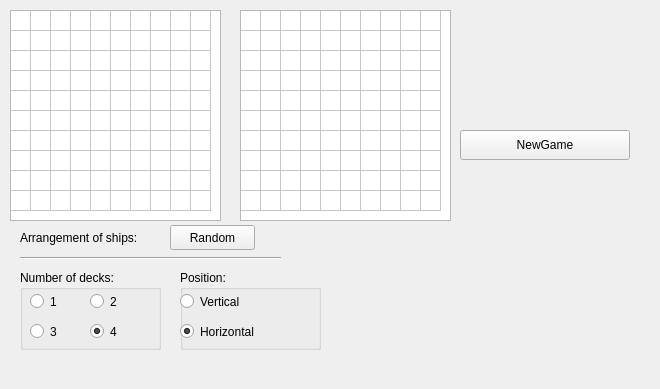
<?xml version="1.0" encoding="UTF-8"?>
<ui version="4.0">
 <class>MainWindow</class>
 <widget class="QWidget" name="MainWindow">
  <property name="geometry">
   <rect>
    <x>0</x>
    <y>0</y>
    <width>660</width>
    <height>389</height>
   </rect>
  </property>
  <property name="windowTitle">
   <string>Form</string>
  </property>
  <widget class="QLabel" name="label_2">
   <property name="enabled">
    <bool>true</bool>
   </property>
   <property name="geometry">
    <rect>
     <x>20</x>
     <y>230</y>
     <width>141</width>
     <height>16</height>
    </rect>
   </property>
   <property name="text">
    <string>Arrangement of ships:</string>
   </property>
  </widget>
  <widget class="QTableWidget" name="enemyfield">
   <property name="geometry">
    <rect>
     <x>240</x>
     <y>10</y>
     <width>211</width>
     <height>211</height>
    </rect>
   </property>
   <property name="editTriggers">
    <set>QAbstractItemView::NoEditTriggers</set>
   </property>
   <property name="tabKeyNavigation">
    <bool>true</bool>
   </property>
   <property name="showDropIndicator" stdset="0">
    <bool>true</bool>
   </property>
   <property name="selectionMode">
    <enum>QAbstractItemView::NoSelection</enum>
   </property>
   <property name="showGrid">
    <bool>true</bool>
   </property>
   <property name="wordWrap">
    <bool>false</bool>
   </property>
   <property name="cornerButtonEnabled">
    <bool>true</bool>
   </property>
   <property name="rowCount">
    <number>10</number>
   </property>
   <property name="columnCount">
    <number>10</number>
   </property>
   <attribute name="horizontalHeaderVisible">
    <bool>false</bool>
   </attribute>
   <attribute name="horizontalHeaderMinimumSectionSize">
    <number>20</number>
   </attribute>
   <attribute name="horizontalHeaderDefaultSectionSize">
    <number>20</number>
   </attribute>
   <attribute name="verticalHeaderVisible">
    <bool>false</bool>
   </attribute>
   <attribute name="verticalHeaderMinimumSectionSize">
    <number>20</number>
   </attribute>
   <attribute name="verticalHeaderDefaultSectionSize">
    <number>20</number>
   </attribute>
   <row/>
   <row/>
   <row/>
   <row/>
   <row/>
   <row/>
   <row/>
   <row/>
   <row/>
   <row/>
   <column/>
   <column/>
   <column/>
   <column/>
   <column/>
   <column/>
   <column/>
   <column/>
   <column/>
   <column/>
  </widget>
  <widget class="QTableWidget" name="myField">
   <property name="geometry">
    <rect>
     <x>10</x>
     <y>10</y>
     <width>211</width>
     <height>211</height>
    </rect>
   </property>
   <property name="editTriggers">
    <set>QAbstractItemView::NoEditTriggers</set>
   </property>
   <property name="tabKeyNavigation">
    <bool>true</bool>
   </property>
   <property name="showDropIndicator" stdset="0">
    <bool>true</bool>
   </property>
   <property name="selectionMode">
    <enum>QAbstractItemView::NoSelection</enum>
   </property>
   <property name="showGrid">
    <bool>true</bool>
   </property>
   <property name="wordWrap">
    <bool>false</bool>
   </property>
   <property name="cornerButtonEnabled">
    <bool>true</bool>
   </property>
   <property name="rowCount">
    <number>10</number>
   </property>
   <property name="columnCount">
    <number>10</number>
   </property>
   <attribute name="horizontalHeaderVisible">
    <bool>false</bool>
   </attribute>
   <attribute name="horizontalHeaderMinimumSectionSize">
    <number>20</number>
   </attribute>
   <attribute name="horizontalHeaderDefaultSectionSize">
    <number>20</number>
   </attribute>
   <attribute name="verticalHeaderVisible">
    <bool>false</bool>
   </attribute>
   <attribute name="verticalHeaderMinimumSectionSize">
    <number>20</number>
   </attribute>
   <attribute name="verticalHeaderDefaultSectionSize">
    <number>20</number>
   </attribute>
   <row/>
   <row/>
   <row/>
   <row/>
   <row/>
   <row/>
   <row/>
   <row/>
   <row/>
   <row/>
   <column/>
   <column/>
   <column/>
   <column/>
   <column/>
   <column/>
   <column/>
   <column/>
   <column/>
   <column/>
  </widget>
  <widget class="QGroupBox" name="gui_shippos">
   <property name="geometry">
    <rect>
     <x>180</x>
     <y>270</y>
     <width>141</width>
     <height>80</height>
    </rect>
   </property>
   <property name="title">
    <string>Position:</string>
   </property>
   <widget class="QRadioButton" name="radioButton_Horizontal">
    <property name="geometry">
     <rect>
      <x>0</x>
      <y>50</y>
      <width>121</width>
      <height>23</height>
     </rect>
    </property>
    <property name="text">
     <string>Horizontal</string>
    </property>
    <property name="checked">
     <bool>true</bool>
    </property>
   </widget>
   <widget class="QRadioButton" name="radioButton_Vertical">
    <property name="geometry">
     <rect>
      <x>0</x>
      <y>20</y>
      <width>111</width>
      <height>23</height>
     </rect>
    </property>
    <property name="text">
     <string>Vertical</string>
    </property>
   </widget>
  </widget>
  <widget class="QGroupBox" name="gui_decknum">
   <property name="enabled">
    <bool>true</bool>
   </property>
   <property name="geometry">
    <rect>
     <x>20</x>
     <y>270</y>
     <width>141</width>
     <height>80</height>
    </rect>
   </property>
   <property name="font">
    <font>
     <bold>false</bold>
     <kerning>true</kerning>
    </font>
   </property>
   <property name="title">
    <string>Number of decks:</string>
   </property>
   <property name="checkable">
    <bool>false</bool>
   </property>
   <widget class="QRadioButton" name="radioButton_ForOneDeck">
    <property name="geometry">
     <rect>
      <x>10</x>
      <y>20</y>
      <width>41</width>
      <height>23</height>
     </rect>
    </property>
    <property name="text">
     <string>1</string>
    </property>
   </widget>
   <widget class="QRadioButton" name="radioButton_ForTwoDecks">
    <property name="geometry">
     <rect>
      <x>70</x>
      <y>20</y>
      <width>41</width>
      <height>23</height>
     </rect>
    </property>
    <property name="text">
     <string>2</string>
    </property>
   </widget>
   <widget class="QRadioButton" name="radioButton_ForThreeDecks">
    <property name="geometry">
     <rect>
      <x>10</x>
      <y>50</y>
      <width>41</width>
      <height>23</height>
     </rect>
    </property>
    <property name="text">
     <string>3</string>
    </property>
   </widget>
   <widget class="QRadioButton" name="radioButton_ForFourDecks">
    <property name="geometry">
     <rect>
      <x>70</x>
      <y>50</y>
      <width>41</width>
      <height>23</height>
     </rect>
    </property>
    <property name="text">
     <string>4</string>
    </property>
    <property name="checked">
     <bool>true</bool>
    </property>
   </widget>
  </widget>
  <widget class="QPushButton" name="randomButton">
   <property name="geometry">
    <rect>
     <x>170</x>
     <y>225</y>
     <width>85</width>
     <height>25</height>
    </rect>
   </property>
   <property name="text">
    <string>Random</string>
   </property>
  </widget>
  <widget class="Line" name="line">
   <property name="geometry">
    <rect>
     <x>20</x>
     <y>250</y>
     <width>261</width>
     <height>16</height>
    </rect>
   </property>
   <property name="orientation">
    <enum>Qt::Horizontal</enum>
   </property>
  </widget>
  <widget class="QPushButton" name="newGamebutton">
   <property name="geometry">
    <rect>
     <x>460</x>
     <y>130</y>
     <width>170</width>
     <height>30</height>
    </rect>
   </property>
   <property name="text">
    <string>NewGame</string>
   </property>
  </widget>
 </widget>
 <resources/>
 <connections/>
</ui>
